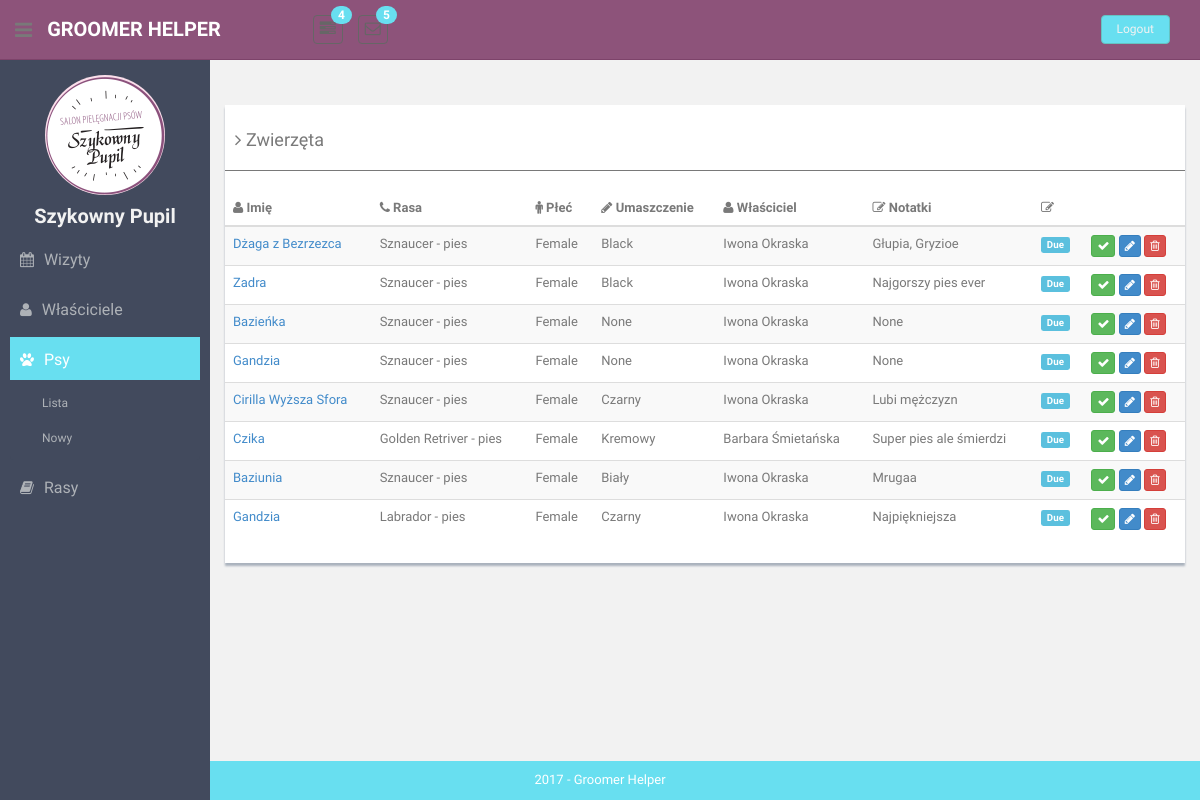
Page /animals/ on the earlier database version.
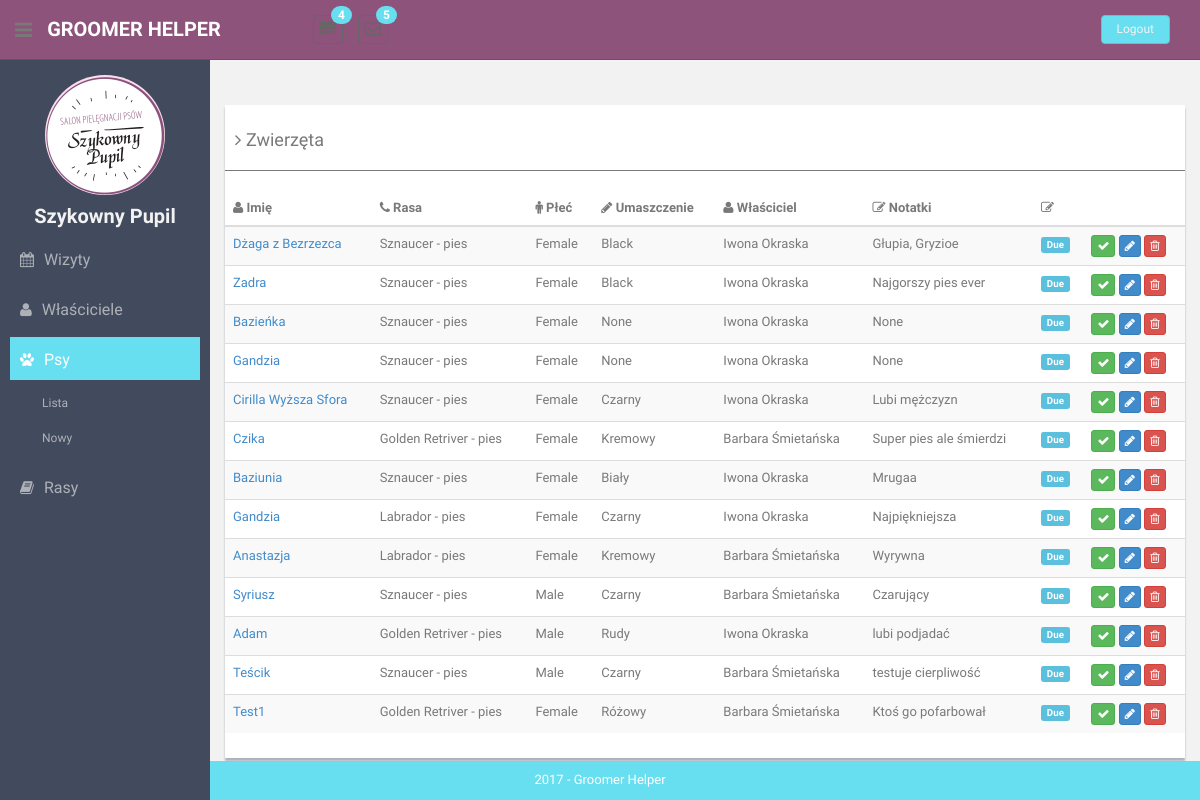
Same page on the later database version.
### animals/models.py (models this page shows, shortened)
class Animal(models.Model):
    GENDER_CHOICES = [
        (True, 'Male'),
        (False, 'Female'),
    ]
    name = models.TextField(max_length=100, blank=True, null=True)
    gender = models.BooleanField(choices=GENDER_CHOICES)
    breed = models.ForeignKey(Breed, on_delete=models.CASCADE)
    color = models.TextField(max_length=100, blank=True, null=True)
    photo = models.ImageField(upload_to='animal-avatars/', default='animal-avatars/None/no-img.png')
    notes = models.TextField(max_length=200, blank=True, null=True)
    owner = models.ForeignKey(
        Owner,
        on_delete=models.CASCADE,
    )
    def gender_verbose(self):
        return dict(Animal.GENDER_CHOICES)[self.gender]

### breeds/models.py (models this page shows)
class Breed(models.Model):
    SIZE_CHOICES = [
        ('miniature', 'Miniature'),
        ('medium', 'Medium'),
        ('large', 'Large'),
        ('giant', 'Giant'),
    ]
    name = models.TextField(max_length=100, blank=False, null=False, unique=True)
    species = models.TextField(max_length=50, blank=False, default='dog')
    size = models.TextField(max_length=20, blank=True, choices=SIZE_CHOICES)
    grooming_notes = models.TextField(max_length=50, blank=True, null=False)
    hair_type = models.TextField(max_length=50, blank=True, null=False)
    weight = models.IntegerField(default=20, blank=False, null=False)
    photo = models.ImageField(null=True)
    def __str__(self):
        return "".join([self.name, " - ", self.species])

### owners/models.py (models this page shows)
class Owner(models.Model):
    full_name = models.TextField(max_length=100, blank=True, null=True)
    phone_number = models.TextField(max_length=20, blank=False, null=False)
    email = models.EmailField(max_length=100, blank=True, null=True)
    location = models.TextField(max_length=200, blank=True, null=True)
    recommended_by = models.ForeignKey('Owner', null=True, on_delete=models.CASCADE)
    def __str__(self):
        return "".join(self.full_name)

### animals/views.py (the view)
# urls.py: path('', views.AnimalListView.as_view(), name='animals-list'),
class AnimalListView(ListView):
    template_name = "animals/list.html"
    model = Animal
    def get_context_data(self, **kwargs):
        context = super().get_context_data(**kwargs)
        context['animals'] = Animal.objects.all()
        context['title'] = 'Zwierzęta' #TODO: Tłumaczeie
        return context

### templatetags/templatetags/my_templatetags.py (called while the page is built)
@register.simple_tag(takes_context=True)
def active(context, pattern_or_urlname):
    try:
        pattern = '^' + reverse(pattern_or_urlname)
    except NoReverseMatch:
        pattern = pattern_or_urlname
    path = context['request'].path
    if re.search(pattern, path):
        return 'active'
    return ''

### templates/animals/list.html
{% extends 'list.html' %}
{% block table-headers %}
    <th><i class="fa fa-user"></i> Imię</th>
    <th class="hidden-phone"><i class="fa fa-phone"></i> Rasa</th>
    <th><i class="fa fa-male"></i> Płeć</th>
    <th><i class="fa fa-pencil"></i> Umaszczenie</th>
    <th><i class="fa fa-user"></i> Właściciel</th>
    <th><i class="fa fa-edit"></i> Notatki</th>
    <th><i class=" fa fa-edit"></i></th>
    <th></th>
{% endblock %}
{% block table-rows %}
    {% for animal in animals %}
        <tr>
            <td><a href="{% url 'animal-details' animal.id %}"> {{ animal.name }} </a></td>
            <td>{{ animal.breed }}</td>
            <td>{{ animal.gender_verbose}}</td>
            <td>{{ animal.color }}</td>
            <td>{{ animal.owner }}</td>
            <td>{{ animal.notes }}</td>
            <td><span class="label label-info label-mini">Due</span></td>
            <td>
                <button class="btn btn-success btn-xs"><i class="fa fa-check"></i></button>
                <button class="btn btn-primary btn-xs"><i class="fa fa-pencil"></i></button>
                <button class="btn btn-danger btn-xs"><i class="fa fa-trash-o "></i></button>
            </td>
        </tr>
    {% endfor %}
{% endblock %}

### templates/list.html
{% extends 'base.html' %}
{% block content %}
    <div class="row mt">
        <div class="col-md-12">
            <div class="content-panel">
                <table class="table table-striped table-advance table-hover">
                    <h4><i class="fa fa-angle-right"></i>
                    {% block table-title %}
                        {{ title }}
                    {% endblock %}
                    </h4>
                    <hr>
                    <thead>
                        <tr>
                            {% block table-headers %}
                            {% endblock %}
                        </tr>
                    </thead>
                    <tbody>
                        {% block table-rows %}
                        {% endblock %}
                    </tbody>
                </table>
            </div>
        </div>
    </div>
{% endblock %}

### templates/base.html (shortened to what this page needs)
{% load static %}
<!DOCTYPE html>
<html lang="en">
<head>
    <link href="{% static "/css/bootstrap.css" %}" rel="stylesheet">
    <link href="{% static "/font-awesome/css/font-awesome.css" %}" rel="stylesheet"/>
    <link rel="stylesheet" type="text/css" href="{% static "/css/zabuto_calendar.css" %}">
    <link rel="stylesheet" type="text/css" href="{% static "/js/gritter/css/jquery.gritter.css" %}"/>
    <link rel="stylesheet" type="text/css" href="{% static "/lineicons/style.css" %}" s>
    <link href="{% static "/css/style.css" %}" rel="stylesheet">
    <link href="{% static "/css/style-responsive.css" %}" rel="stylesheet">
</head>
<section id="container">
    <header class="header black-bg">
        <div class="sidebar-toggle-box">
            <div class="fa fa-bars tooltips" data-placement="right" data-original-title="Toggle Navigation"></div>
        </div>
        <a href="/" class="logo"><b>GROOMER HELPER</b></a>
        <div class="nav notify-row" id="top_menu">
            <ul class="nav top-menu">
                <li class="dropdown">
                    <a data-toggle="dropdown" class="dropdown-toggle" href="index.html#">
                        <i class="fa fa-tasks"></i>
                        <span class="badge bg-theme">4</span>
                    </a>
                </li>
                <li id="header_inbox_bar" class="dropdown">
                    <a data-toggle="dropdown" class="dropdown-toggle" href="index.html#">
                        <i class="fa fa-envelope-o"></i>
                        <span class="badge bg-theme">5</span>
                    </a>
                </li>
            </ul>
        </div>
        <div class="top-menu">
            <ul class="nav pull-right top-menu">
                <li><a class="logout" href="login.html">Logout</a></li>
            </ul>
        </div>
    </header>
    {% include "sidebar-menu.html" %}
    <section id="main-content">
        <section class="wrapper">
            <div class="row">
                <div class="col-lg-12 main-chart">
                    {% block content %}
                    {% endblock %}
                </div>
            </div>
        </section>
    </section>
    {% include "footer.html" %}
</section>
</body>
</html>

### templates/sidebar-menu.html (shortened to what this page needs)
{% load static %}
{% load my_templatetags %}
<aside>
    <div id="sidebar" class="nav-collapse ">
        <ul class="sidebar-menu" id="nav-accordion">
            <p class="centered"><a href="/"><img src="{% static "/img/logo-kolo.png" %}" class="img-circle"
                                                 width="120"></a></p>
            <h5 class="centered">Szykowny Pupil</h5>
            <li class="sub-menu">
                <a class="{% active 'visits' %}" href="javascript:;">
                    <i class="fa fa-calendar"></i>
                    <span>Wizyty</span>
                </a>
            </li>
            <li class="sub-menu">
                <a class="{% active 'owner' %}" href="javascript:;">
                    <i class="fa fa-user"></i>
                    <span>Właściciele</span>
                </a>
            </li>
            <li class="sub-menu">
                <a class="{% active 'animals' %}" href="javascript:;">
                    <i class="fa fa-paw"></i>
                    <span>Psy</span>
                </a>
                <ul class="sub">
                    <li><a href="{% url 'animals-list' %}">Lista</a></li>
                    <li><a href="/animals/new/">Nowy</a></li>
                </ul>
            </li>
            <li class="sub-menu">
                <a class="{% active 'breed' %}" href="javascript:;">
                    <i class="fa fa-book"></i>
                    <span>Rasy</span>
                </a>
            </li>
        </ul>
    </div>
</aside>

### templates/footer.html
<footer class="site-footer">
    <div class="text-center">
        2017 - Groomer Helper
    </div>
</footer>

### static/css/style.css (style rules this page uses)
ul li { list-style: none; }
a, a:hover, a:focus { text-decoration: none; outline: none; }
#container { width: 100%; height: 100%; }
.bg-theme { background-color: #68dff0; }
hr { margin-top: 20px; margin-bottom: 20px; border: 0; border-top: 1px solid #797979; }
.centered { text-align: center; }
.mt { margin-top: 25px; }
ul.top-menu > li > .logout { color: #f2f2f2; font-size: 12px; border-radius: 4px; -webkit-border-radius: 4px; border: 1px solid #64c3c2 !important; padding: 5px 15px; margin-right: 15px; background: #68dff0; margin-top: 15px; }
#sidebar { width: 210px; height: 100%; position: fixed; background: #424a5d; }
#sidebar h5 { color: #f2f2f2; font-weight: 700; font-size: 20px; }
#sidebar ul li { position: relative; }
#sidebar .sub-menu > .sub li { padding-left: 32px; }
#sidebar .sub-menu > .sub li:last-child { padding-bottom: 10px; }
ul.sidebar-menu, ul.sidebar-menu li ul.sub { margin: -2px 0 0; padding: 0; }
ul.sidebar-menu { margin-top: 75px; }
#sidebar > ul > li > ul.sub { display: none; }
#sidebar > ul > li.active > ul.sub, #sidebar > ul > li > ul.sub > li > a { display: block; }
ul.sidebar-menu li ul.sub li { background: #424a5d; margin-bottom: 0; margin-left: 0; margin-right: 0; }
ul.sidebar-menu li ul.sub li:last-child { border-radius: 0 0 4px 4px; -webkit-border-radius: 0 0 4px 4px; }
ul.sidebar-menu li ul.sub li a { font-size: 12px; padding: 6px 0; line-height: 35px; height: 35px; -webkit-transition: all 0.3s ease; -moz-transition: all 0.3s ease; -o-transition: all 0.3s ease; -ms-transition: all 0.3s ease; transition: all 0.3s ease; color: #aeb2b7; }
ul.sidebar-menu li { margin-bottom: 5px; margin-left: 10px; margin-right: 10px; }
ul.sidebar-menu li.sub-menu { line-height: 15px; }
ul.sidebar-menu li a span { display: inline-block; }
ul.sidebar-menu li a { color: #aeb2b7; text-decoration: none; display: block; padding: 15px 0 15px 10px; font-size: 16px; outline: none; -webkit-transition: all 0.3s ease; -moz-transition: all 0.3s ease; -o-transition: all 0.3s ease; -ms-transition: all 0.3s ease; transition: all 0.3s ease; }
ul.sidebar-menu li a.active, ul.sidebar-menu li a:hover, ul.sidebar-menu li a:focus { background: #68dff0; color: #fff; display: block; -webkit-transition: all 0.3s ease; -moz-transition: all 0.3s ease; -o-transition: all 0.3s ease; -ms-transition: all 0.3s ease; transition: all 0.3s ease; }
ul.sidebar-menu li a i { font-size: 15px; padding-right: 6px; }
ul.sidebar-menu li a.active i { color: #fff; }
#main-content { margin-left: 210px; }
.header, .footer { min-height: 60px; padding: 0 15px; }
.header { position: fixed; left: 0; right: 0; z-index: 1002; }
.black-bg { background: #8d537a; border-bottom: 1px solid #7d436a; }
.wrapper { display: inline-block; margin-top: 60px; padding-left: 15px; padding-right: 15px; padding-bottom: 15px; padding-top: 0px; width: 100%; }
a.logo { font-size: 20px; color: #ffffff; float: left; margin-top: 15px; text-transform: uppercase; }
a.logo b { font-weight: 900; }
#top_menu .nav > li, ul.top-menu > li { float: left; }
.notify-row { float: left; margin-top: 15px; margin-left: 92px; }
ul.top-menu > li > a { color: #666666; font-size: 16px; border-radius: 4px; -webkit-border-radius: 4px; border: 1px solid #666666 !important; padding: 2px 6px; margin-right: 15px; }
.notify-row .badge { position: absolute; right: -10px; top: -10px; z-index: 100; }
.sidebar-toggle-box { float: left; padding-right: 15px; margin-top: 20px; }
.sidebar-toggle-box .fa-bars { cursor: pointer; display: inline-block; font-size: 20px; }
.main-chart { padding-top: 20px; }
.content-panel { background: #ffffff; box-shadow: 0px 3px 2px #aab2bd; padding-top: 15px; padding-bottom: 5px; }
.content-panel h4 { margin-left: 10px; }
.site-footer { background: #68dff0; color: #fff; padding: 10px 0; position: absolute; right: 0; bottom: 0; left: 0; z-index: -1; }

Differences in the rows shown:
added Animal: name "Anastazja", breed "Labrador - pies", gender_verbose "Female", color "Kremowy", owner "Barbara Śmietańska", notes "Wyrywna"
added Animal: name "Syriusz", breed "Sznaucer - pies", gender_verbose "Male", color "Czarny", owner "Barbara Śmietańska", notes "Czarujący"
added Animal: name "Adam", breed "Golden Retriver - pies", gender_verbose "Male", color "Rudy", owner "Iwona Okraska", notes "lubi podjadać"
added Animal: name "Teścik", breed "Sznaucer - pies", gender_verbose "Male", color "Czarny", owner "Barbara Śmietańska", notes "testuje cierpliwość"
added Animal: name "Test1", breed "Golden Retriver - pies", gender_verbose "Female", color "Różowy", owner "Barbara Śmietańska", notes "Ktoś go pofarbował"
